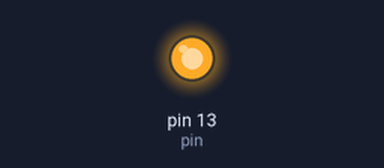
Bench run of a sketch on a simulated Arduino Uno, built with avr-gcc and run on an emulated ATmega328P. On the bench: output pins drawn as LEDs (lit = HIGH).

Above: at 0.1 s.
At 5.1 s:
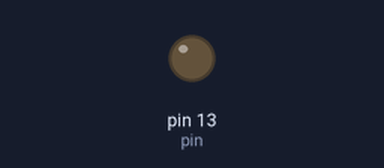
Timing chart, 0 to 11.5 s (numbered marks = the images above):
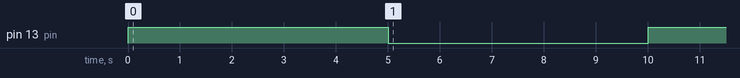

Measured:
- by itself, pin 13 (pin): HIGH → LOW at 5.0 s, → HIGH 5.0 s later

The sketch:

02_UsingTimer.ino
```cpp
#include "Timer.h"
Timer t;
int pin = 13;

void setup()
{
  pinMode(pin, OUTPUT);

  // pulse() takes the pin number to toggle
  // and every "5*1000" time interval
  t.pulse(pin, 5 * 1000, HIGH); // 5 secs
}

void loop()
{
  t.update();
}
```
